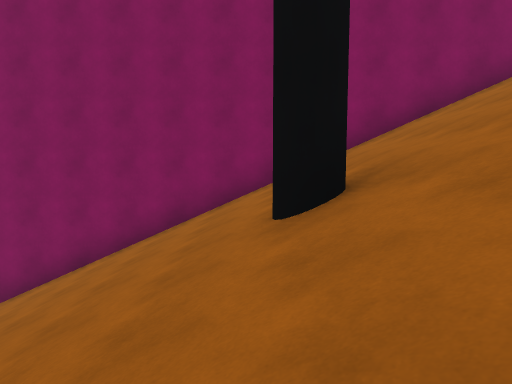
[1] (above)

24 first-person views from a walk through a 3-D level made in the Unity game engine. The camera is 1.4 m above the floor, tilts 6° down and sees 70° across. The floor is counted in squares, 2 m on a side. Each view is taken from the middle of a square. On the plan, view 1 faces up. The plan holds only what a view shows up to about 11 squares ahead; the rest is blank. The place goes on beyond the plan.

[2]
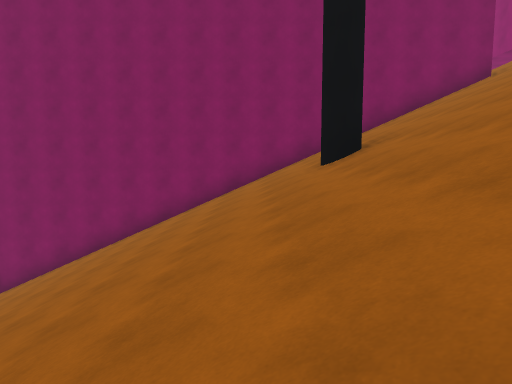

[3]
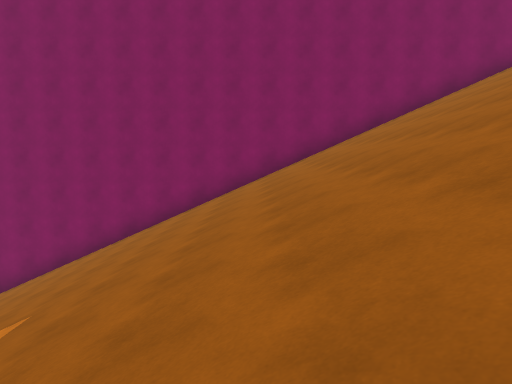

[4]
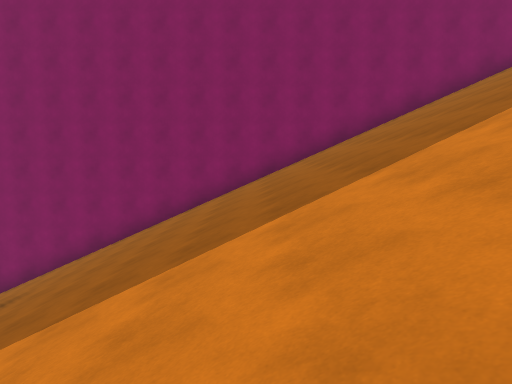

[5]
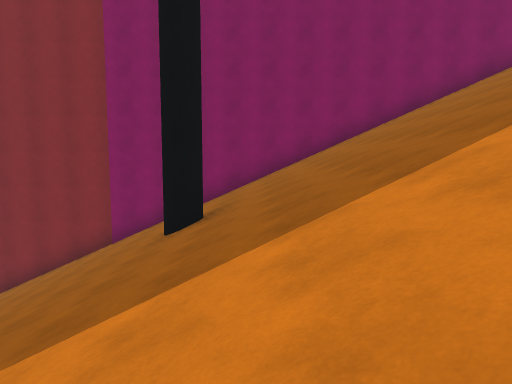

[6]
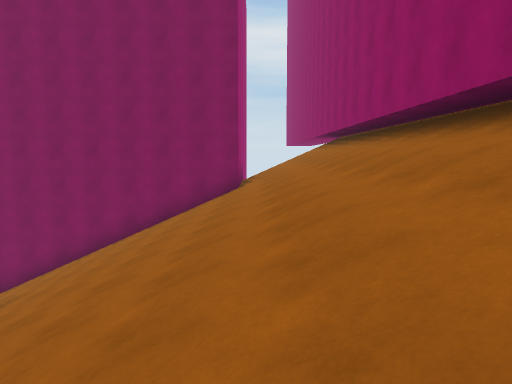

[7]
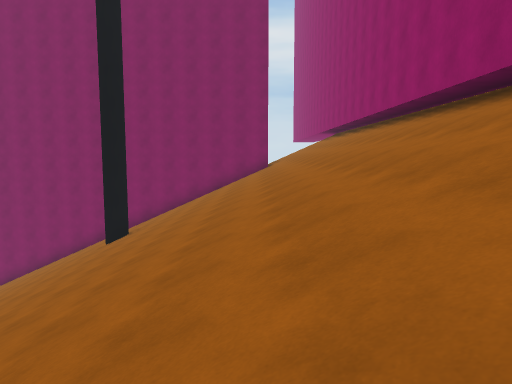

[8]
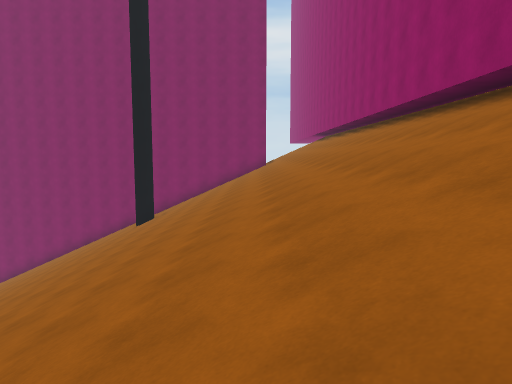

[9]
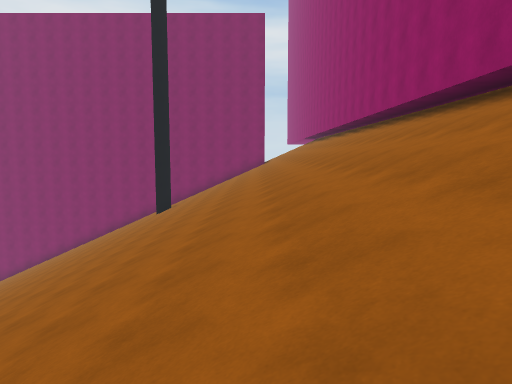

[10]
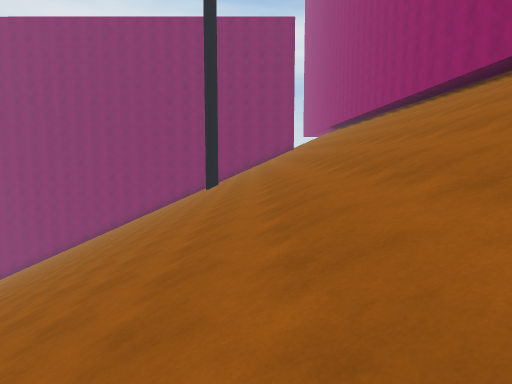

[11]
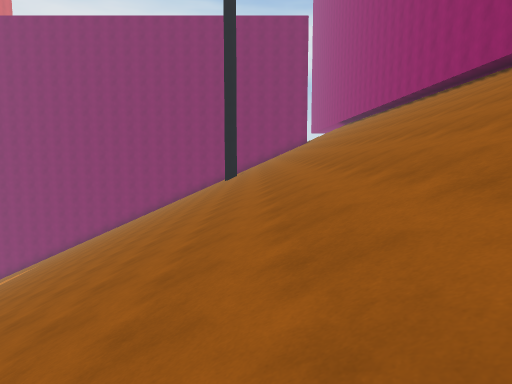

[12]
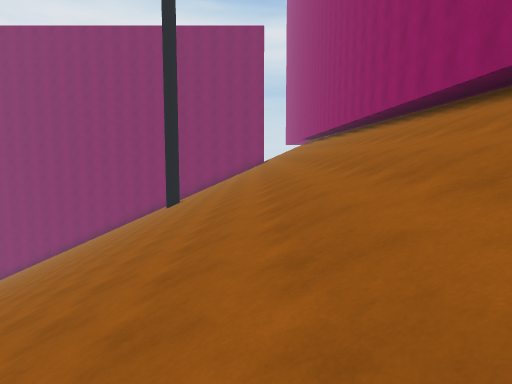

[13]
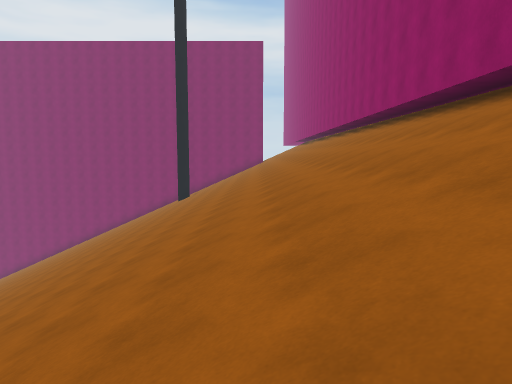

[14]
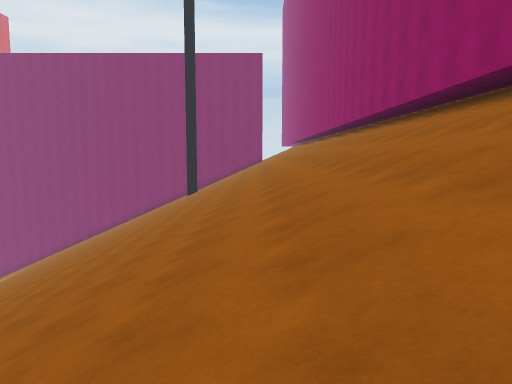

[15]
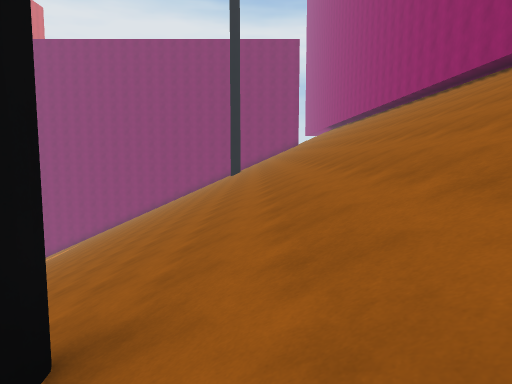

[16]
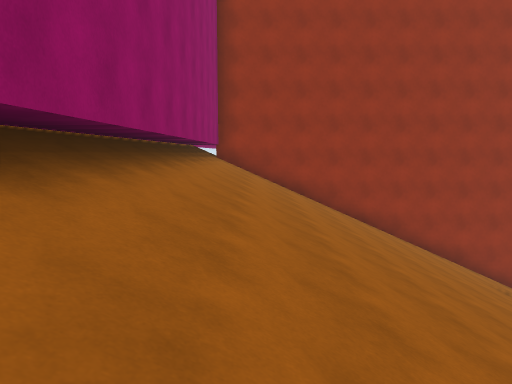

[17]
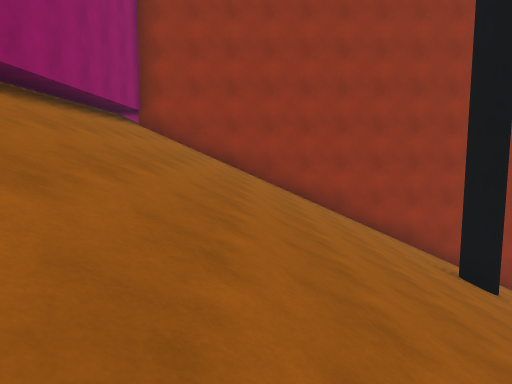

[18]
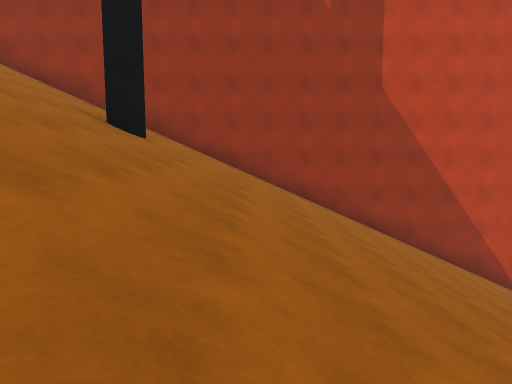

[19]
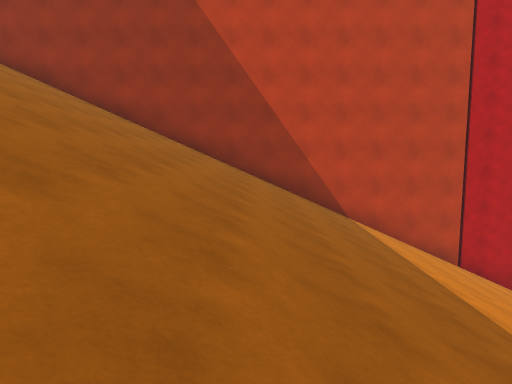

[20]
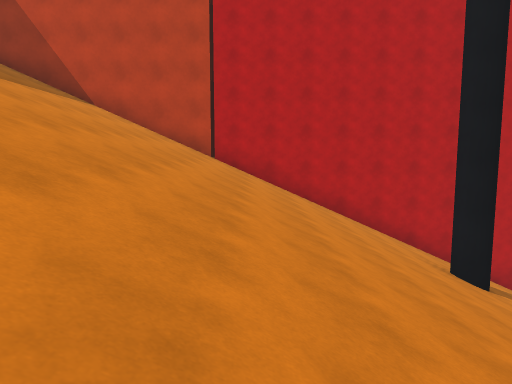

[21]
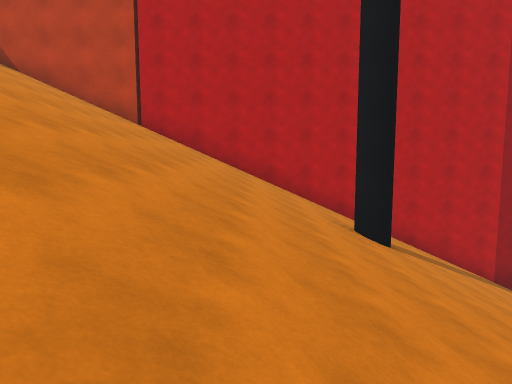

[22]
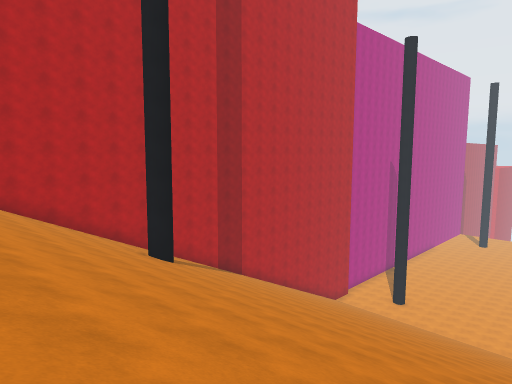

[23]
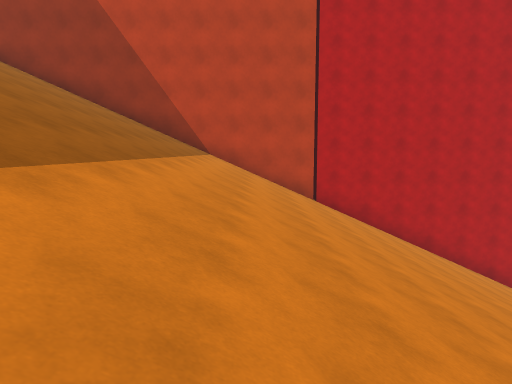

[24]
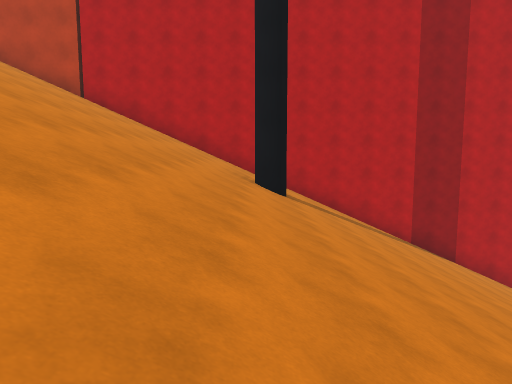

### Floor plan
Key: @ floor where view 1 was taken; # wall or solid block; . main floor; - floor 7.25 m lower than the main floor; / step, stairs or slope.
Columns run from 23 left of view 1 to 9 right of it. Each row starts with its distance up from view 1.
  8 #############################//.#
  7 ///////////////////////////////.#
  6 ///////////////////////////////.#
  5 ///////////////////////////////.#
  4  ///////////////////////#//////.#
  3   ///#/////////////////////////.#
  2   /////////////////////////////.#
  1    ////////////////////////////.#
  0     ///////// ///// ///@///////.#
 -1     ///////// ///// ///////////.#
 -2      /// ///   ///   //////////.#
 -3       /   /     /     /////////.#
 -4                       /////////.#
 -5                       /////////.#
 -6                     ///////////.#
 -7                    ////////////.#
 -8                    ////////////.#
 -9                    ////////////.#
-10                    ////////////.#
-11                     ///////////.#
-12           /         ///////////.#
-13  ////////// /       ///////////.#
-14 //////////////  /   ///////////.#
-15 //////////////////  ///////////.#
-16 ///////////////////////////////.#
-17 ///////////////////////////////.#
-18  //////////////////////////////.#
-19  //////////////////////////////.#
-20 ///////////////////////////////.#
-21 /////#/////////////////#///////.#
-22 ///////////////////////////////.#
-23 ///////////////////////////////.#
-24 ///////////////////////-#########
-25 #########################

Positions as (right, up) in squares from view 1, and headings:
1: (0, 0), facing up
2: (-1, -3), facing up
3: (-7, -3), facing up
4: (-13, -3), facing up
5: (-17, -3), facing up
6: (6, -3), facing up
7: (5, -8), facing up
8: (5, -11), facing up
9: (5, -14), facing up
10: (3, -17), facing up
11: (2, -18), facing up
12: (5, -16), facing up
13: (5, -19), facing up
14: (5, -22), facing up
15: (2, -23), facing up
16: (7, -13), facing down
17: (5, -14), facing down
18: (-2, -14), facing down
19: (-7, -14), facing down
20: (-14, -14), facing down
21: (-16, -14), facing down
22: (-13, -12), facing down-left
23: (-11, -13), facing down
24: (-18, -13), facing down
